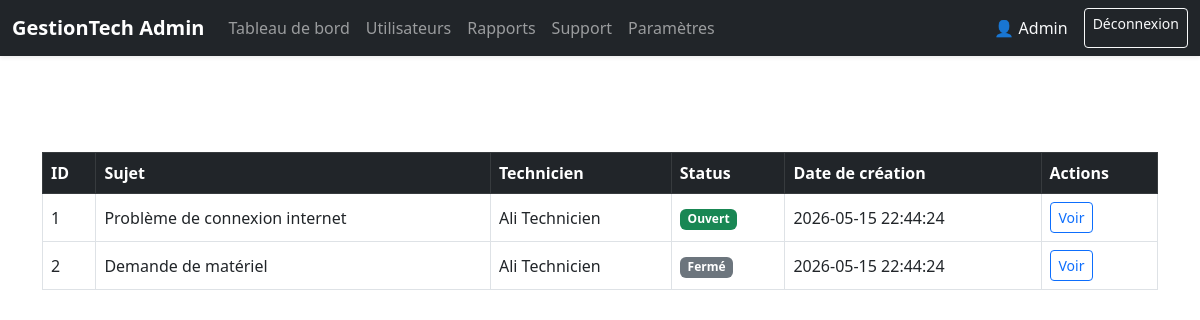
The page /admin_support.php (signed in) on the database its author committed.
### tables this page shows
CREATE TABLE support (
    id_sup INT AUTO_INCREMENT PRIMARY KEY,
    sujet VARCHAR(255) NOT NULL,
    status ENUM('ouvert', 'ferme') NOT NULL DEFAULT 'ouvert',
    technicien_id INT NULL,
    date_creation TIMESTAMP DEFAULT CURRENT_TIMESTAMP,
    CONSTRAINT fk_support_user
        FOREIGN KEY (technicien_id) REFERENCES users(id)
        ON DELETE CASCADE
        ON UPDATE CASCADE
);

CREATE TABLE users (
    id INT AUTO_INCREMENT PRIMARY KEY,
    prenom VARCHAR(100) NOT NULL,
    nom VARCHAR(100) NOT NULL,
    email VARCHAR(150) NOT NULL UNIQUE,
    password VARCHAR(255) NOT NULL,
    role ENUM('admin', 'technicien', 'utilisateur') NOT NULL DEFAULT 'technicien',
    created_at TIMESTAMP DEFAULT CURRENT_TIMESTAMP
);

### admin_support.php (the view, shortened to what this page needs)
<?php
require_once 'db.php';
$stmt = $pdo->prepare("SELECT support.*, users.prenom, users.nom FROM support JOIN users ON support.technicien_id = users.id ORDER BY status = 'ouvert' DESC, date_creation DESC");
$stmt->execute();
$tickets = $stmt->fetchAll(PDO::FETCH_ASSOC);
?>
<!DOCTYPE html>
<html lang="fr">
<head>
    <link href="https://cdn.jsdelivr.net/npm/bootstrap@5.3.0/dist/css/bootstrap.min.css" rel="stylesheet" />
</head>
<body>
    <?php include 'admin_header.php'; ?>
<div class="container mt-5 pt-5">
    <table class="table table-bordered table-hover align-middle">
        <thead class="table-dark">
            <tr>
                <th>ID</th>
                <th>Sujet</th>
                <th>Technicien</th>
                <th>Status</th>
                <th>Date de création</th>
                <th>Actions</th>
            </tr>
        </thead>
        <tbody>
            <?php foreach ($tickets as $ticket): ?>
                <tr>
                    <td><?= htmlspecialchars($ticket['id_sup']) ?></td>
                    <td><?= htmlspecialchars($ticket['sujet']) ?></td>
                    <td><?= htmlspecialchars($ticket['prenom'] . ' ' . $ticket['nom']) ?></td>
                    <td>
                        <?php if ($ticket['status'] === 'ouvert'): ?>
                            <button
                                type="button"
                                class="badge bg-success border-0"
                                style="cursor:pointer;"
                                data-bs-toggle="modal"
                                data-bs-target="#ticketModal<?= $ticket['id_sup'] ?>">
                                Ouvert
                            </button>
                        <?php else: ?>
                            <span class="badge bg-secondary">Fermé</span>
                        <?php endif; ?>
                    </td>
                    <td><?= htmlspecialchars($ticket['date_creation']) ?></td>
                    <td>
                        <button
                            class="btn btn-sm btn-outline-primary"
                            data-bs-toggle="modal"
                            data-bs-target="#ticketModal<?= $ticket['id_sup'] ?>">
                            Voir
                        </button>
                    </td>
                </tr>
            <?php endforeach; ?>
        </tbody>
    </table>
</div>
</body>
</html>

### rows shown on the page
support: id_sup "1", sujet "Problème de connexion internet", technicien.nom "Ali Technicien", date_creation "2026-05-15 22:44:24"
support: id_sup "2", sujet "Demande de matériel", technicien.nom "Ali Technicien", status "Fermé", date_creation "2026-05-15 22:44:24"
